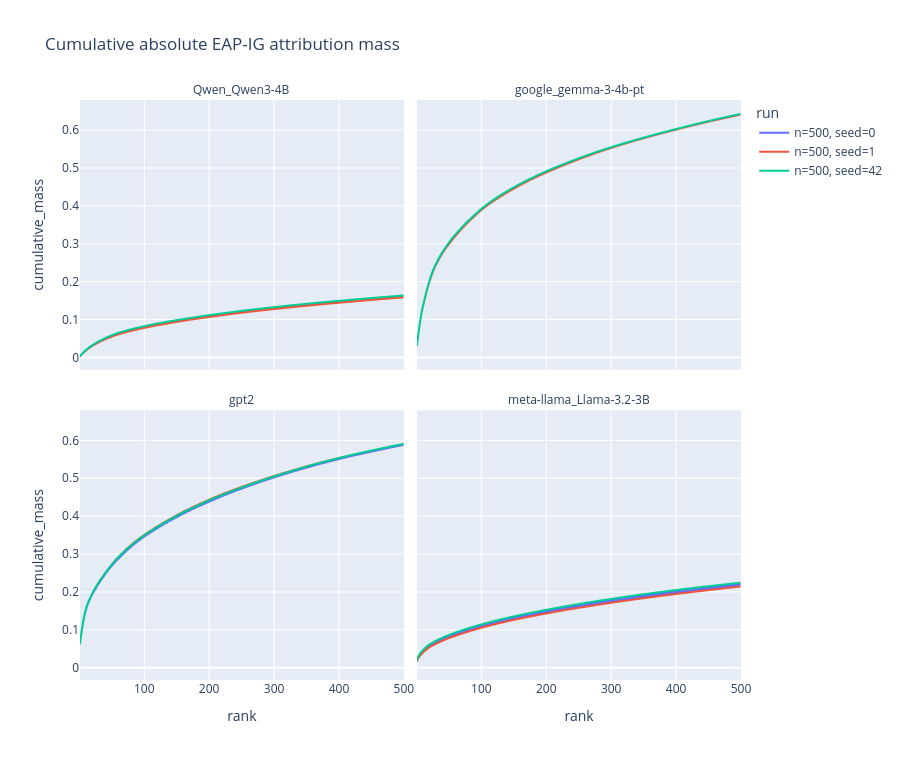

The code cell stored with this chart in its notebook:
### Code cell
def load_cumulative_frames(run_rows):
    frames = []
    for _, candidate in run_rows.iterrows():
        model_frames = []
        run_dirs = [Path(run_dir) for run_dir in candidate["run_dirs"]]
        source_days = list(candidate["source_days"])
        for source_day, run_dir in zip(source_days, run_dirs):
            for cumulative_path in sorted(run_dir.glob("sample_*/seed_*/cumulative_mass_sample_*_seed_*.csv")):
                frame = pd.read_csv(cumulative_path)
                frame["source_day"] = source_day
                model_frames.append(frame)
        if not model_frames:
            continue
        cumulative = pd.concat(model_frames, ignore_index=True)
        cumulative = cumulative.drop_duplicates(subset=["sample_size", "seed", "rank"], keep="last").reset_index(drop=True)
        cumulative["model_dir"] = candidate["model_dir"]
        frames.append(cumulative)
    if not frames:
        return pd.DataFrame()
    return apply_model_order(pd.concat(frames, ignore_index=True), MODEL_ORDER)


cumulative_df = load_cumulative_frames(selected_runs)
if not cumulative_df.empty:
    plot_df = cumulative_df[cumulative_df["rank"] <= 500].copy()
    plot_df["run"] = "n=" + plot_df["sample_size"].astype(str) + ", seed=" + plot_df["seed"].astype(str)
    plot_df = ensure_model_panels(plot_df, MODEL_ORDER, {"rank": np.nan, "cumulative_mass": np.nan, "run": "__missing__"})
    fig = px.line(
        plot_df,
        x="rank",
        y="cumulative_mass",
        color="run",
        facet_col="model_dir",
        facet_col_wrap=MODEL_FACET_WRAP,
        category_orders={"model_dir": MODEL_ORDER},
        title="Cumulative absolute EAP-IG attribution mass",
    )
    finalize_model_facets(fig, plot_df, MODEL_ORDER, "No cumulative-mass data", height=760).show()

### Figure 1 — Plotly figure (JSON) as saved in the notebook; plotly's stock layout.template omitted (floating-point values rounded to 4 significant figures; data arrays with more than 128 entries replaced by an {"elided": "..."} marker saying what was removed)
{"data": [{"hovertemplate": "run=n=500, seed=0<br>model_dir=Qwen_Qwen3-4B<br>rank=%{x}<br>cumulative_mass=%{y}<extra></extra>", "legendgroup": "n=500, seed=0", "line": {"color": "#636efa", "dash": "solid"}, "marker": {"symbol": "circle"}, "mode": "lines", "name": "n=500, seed=0", "showlegend": true, "type": "scattergl", "x": {"elided": "500 int values"}, "xaxis": "x3", "y": {"elided": "500 float values"}, "yaxis": "y3"}, {"hovertemplate": "run=n=500, seed=1<br>model_dir=Qwen_Qwen3-4B<br>rank=%{x}<br>cumulative_mass=%{y}<extra></extra>", "legendgroup": "n=500, seed=1", "line": {"color": "#EF553B", "dash": "solid"}, "marker": {"symbol": "circle"}, "mode": "lines", "name": "n=500, seed=1", "showlegend": true, "type": "scattergl", "x": {"elided": "500 int values"}, "xaxis": "x3", "y": {"elided": "500 float values"}, "yaxis": "y3"}, {"hovertemplate": "run=n=500, seed=42<br>model_dir=Qwen_Qwen3-4B<br>rank=%{x}<br>cumulative_mass=%{y}<extra></extra>", "legendgroup": "n=500, seed=42", "line": {"color": "#00cc96", "dash": "solid"}, "marker": {"symbol": "circle"}, "mode": "lines", "name": "n=500, seed=42", "showlegend": true, "type": "scattergl", "x": {"elided": "500 int values"}, "xaxis": "x3", "y": {"elided": "500 float values"}, "yaxis": "y3"}, {"hovertemplate": "run=n=500, seed=0<br>model_dir=google_gemma-3-4b-pt<br>rank=%{x}<br>cumulative_mass=%{y}<extra></extra>", "legendgroup": "n=500, seed=0", "line": {"color": "#636efa", "dash": "solid"}, "marker": {"symbol": "circle"}, "mode": "lines", "name": "n=500, seed=0", "showlegend": false, "type": "scattergl", "x": {"elided": "500 int values"}, "xaxis": "x4", "y": {"elided": "500 float values"}, "yaxis": "y4"}, {"hovertemplate": "run=n=500, seed=1<br>model_dir=google_gemma-3-4b-pt<br>rank=%{x}<br>cumulative_mass=%{y}<extra></extra>", "legendgroup": "n=500, seed=1", "line": {"color": "#EF553B", "dash": "solid"}, "marker": {"symbol": "circle"}, "mode": "lines", "name": "n=500, seed=1", "showlegend": false, "type": "scattergl", "x": {"elided": "500 int values"}, "xaxis": "x4", "y": {"elided": "500 float values"}, "yaxis": "y4"}, {"hovertemplate": "run=n=500, seed=42<br>model_dir=google_gemma-3-4b-pt<br>rank=%{x}<br>cumulative_mass=%{y}<extra></extra>", "legendgroup": "n=500, seed=42", "line": {"color": "#00cc96", "dash": "solid"}, "marker": {"symbol": "circle"}, "mode": "lines", "name": "n=500, seed=42", "showlegend": false, "type": "scattergl", "x": {"elided": "500 int values"}, "xaxis": "x4", "y": {"elided": "500 float values"}, "yaxis": "y4"}, {"hovertemplate": "run=n=500, seed=0<br>model_dir=gpt2<br>rank=%{x}<br>cumulative_mass=%{y}<extra></extra>", "legendgroup": "n=500, seed=0", "line": {"color": "#636efa", "dash": "solid"}, "marker": {"symbol": "circle"}, "mode": "lines", "name": "n=500, seed=0", "showlegend": false, "type": "scattergl", "x": {"elided": "500 int values"}, "xaxis": "x", "y": {"elided": "500 float values"}, "yaxis": "y"}, {"hovertemplate": "run=n=500, seed=1<br>model_dir=gpt2<br>rank=%{x}<br>cumulative_mass=%{y}<extra></extra>", "legendgroup": "n=500, seed=1", "line": {"color": "#EF553B", "dash": "solid"}, "marker": {"symbol": "circle"}, "mode": "lines", "name": "n=500, seed=1", "showlegend": false, "type": "scattergl", "x": {"elided": "500 int values"}, "xaxis": "x", "y": {"elided": "500 float values"}, "yaxis": "y"}, {"hovertemplate": "run=n=500, seed=42<br>model_dir=gpt2<br>rank=%{x}<br>cumulative_mass=%{y}<extra></extra>", "legendgroup": "n=500, seed=42", "line": {"color": "#00cc96", "dash": "solid"}, "marker": {"symbol": "circle"}, "mode": "lines", "name": "n=500, seed=42", "showlegend": false, "type": "scattergl", "x": {"elided": "500 int values"}, "xaxis": "x", "y": {"elided": "500 float values"}, "yaxis": "y"}, {"hovertemplate": "run=n=500, seed=0<br>model_dir=meta-llama_Llama-3.2-3B<br>rank=%{x}<br>cumulative_mass=%{y}<extra></extra>", "legendgroup": "n=500, seed=0", "line": {"color": "#636efa", "dash": "solid"}, "marker": {"symbol": "circle"}, "mode": "lines", "name": "n=500, seed=0", "showlegend": false, "type": "scattergl", "x": {"elided": "500 int values"}, "xaxis": "x2", "y": {"elided": "500 float values"}, "yaxis": "y2"}, {"hovertemplate": "run=n=500, seed=1<br>model_dir=meta-llama_Llama-3.2-3B<br>rank=%{x}<br>cumulative_mass=%{y}<extra></extra>", "legendgroup": "n=500, seed=1", "line": {"color": "#EF553B", "dash": "solid"}, "marker": {"symbol": "circle"}, "mode": "lines", "name": "n=500, seed=1", "showlegend": false, "type": "scattergl", "x": {"elided": "500 int values"}, "xaxis": "x2", "y": {"elided": "500 float values"}, "yaxis": "y2"}, {"hovertemplate": "run=n=500, seed=42<br>model_dir=meta-llama_Llama-3.2-3B<br>rank=%{x}<br>cumulative_mass=%{y}<extra></extra>", "legendgroup": "n=500, seed=42", "line": {"color": "#00cc96", "dash": "solid"}, "marker": {"symbol": "circle"}, "mode": "lines", "name": "n=500, seed=42", "showlegend": false, "type": "scattergl", "x": {"elided": "500 int values"}, "xaxis": "x2", "y": {"elided": "500 float values"}, "yaxis": "y2"}], "layout": {"annotations": [{"font": {}, "showarrow": false, "text": "gpt2", "x": 0.245, "xanchor": "center", "xref": "paper", "y": 0.465, "yanchor": "bottom", "yref": "paper"}, {"font": {}, "showarrow": false, "text": "meta-llama_Llama-3.2-3B", "x": 0.755, "xanchor": "center", "xref": "paper", "y": 0.465, "yanchor": "bottom", "yref": "paper"}, {"font": {}, "showarrow": false, "text": "Qwen_Qwen3-4B", "x": 0.245, "xanchor": "center", "xref": "paper", "y": 1.0, "yanchor": "bottom", "yref": "paper"}, {"font": {}, "showarrow": false, "text": "google_gemma-3-4b-pt", "x": 0.755, "xanchor": "center", "xref": "paper", "y": 1.0, "yanchor": "bottom", "yref": "paper"}], "height": 760, "legend": {"title": {"text": "run"}, "tracegroupgap": 0}, "title": {"text": "Cumulative absolute EAP-IG attribution mass"}, "xaxis": {"anchor": "y", "domain": [0, 0.49], "title": {"text": "rank"}}, "xaxis2": {"anchor": "y2", "domain": [0.51, 1], "title": {"text": "rank"}}, "xaxis3": {"anchor": "y3", "domain": [0, 0.49], "showticklabels": false}, "xaxis4": {"anchor": "y4", "domain": [0.51, 1], "showticklabels": false}, "yaxis": {"anchor": "x", "domain": [0, 0.465], "title": {"text": "cumulative_mass"}}, "yaxis2": {"anchor": "x2", "domain": [0, 0.465], "matches": "y", "showticklabels": false}, "yaxis3": {"anchor": "x3", "domain": [0.535, 1.0], "matches": "y", "title": {"text": "cumulative_mass"}}, "yaxis4": {"anchor": "x4", "domain": [0.535, 1.0], "matches": "y", "showticklabels": false}}}
